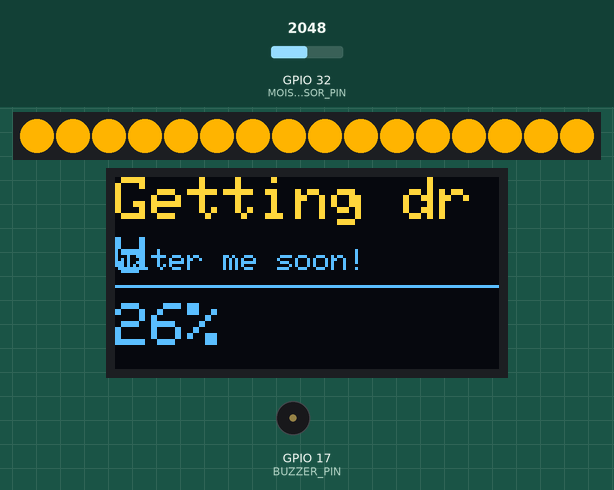
A program run on a simulated ESP32. Shown: 16 RGB LEDs in strip order, left to right, 128×64 one-colour display, buzzer (waves = sounding). Inputs (shaded band) come from the test bench; at power-on: GPIO 32 (MOISTURE_SENSOR_PIN) = 2048. The OLED is the two-colour kind (top 16 rows yellow); nothing arrives over Bluetooth unless stated; what the program prints to the serial monitor is not drawn.

Above: at 3.2 s.
3.3 s: GPIO 32 (MOISTURE_SENSOR_PIN) set to 2100
At 4.8 s:
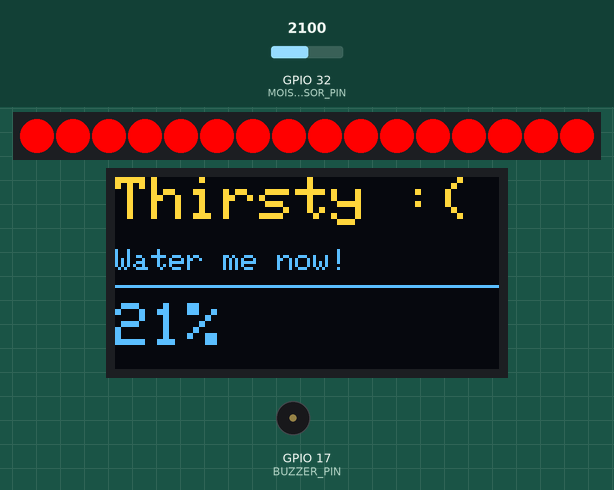
6.3 s: GPIO 32 (MOISTURE_SENSOR_PIN) set to 1228
At 7.6 s:
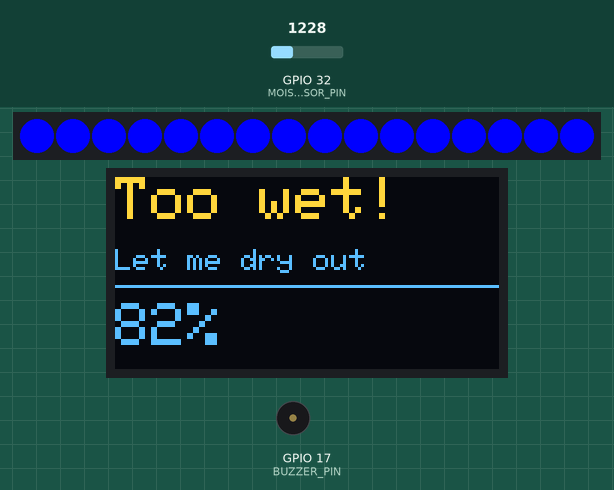
9.3 s: GPIO 32 (MOISTURE_SENSOR_PIN) set to 491
At 11.6 s:
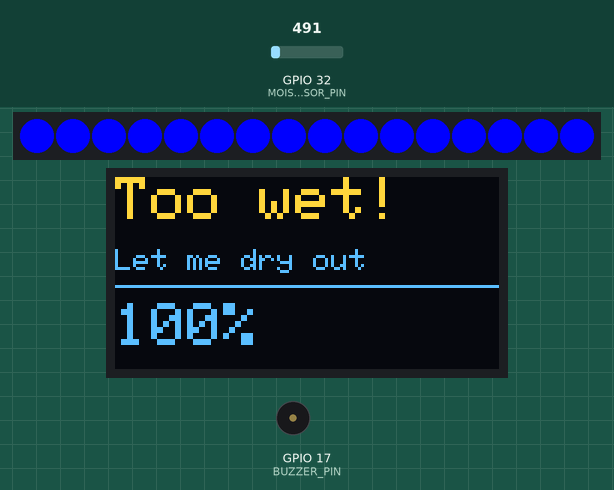
11.9 s: GPIO 32 (MOISTURE_SENSOR_PIN) set to 1345
At 13.3 s:
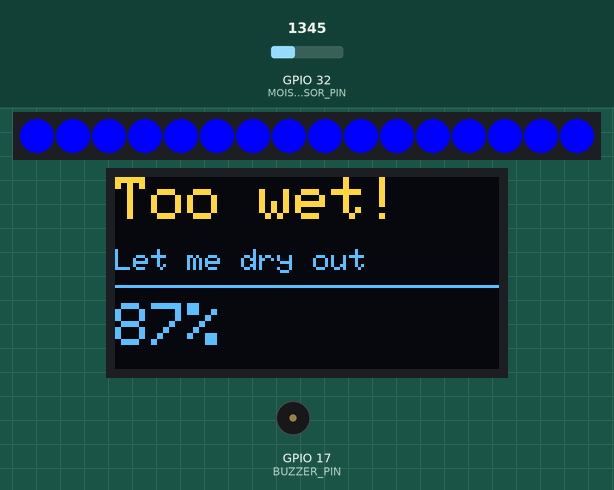
13.9 s: GPIO 32 (MOISTURE_SENSOR_PIN) set to 1459
At 14.9 s:
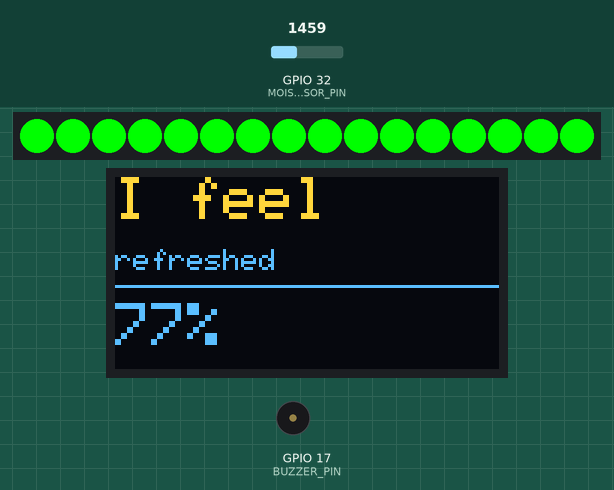
15.9 s: GPIO 32 (MOISTURE_SENSOR_PIN) set to 1731
At 17.6 s:
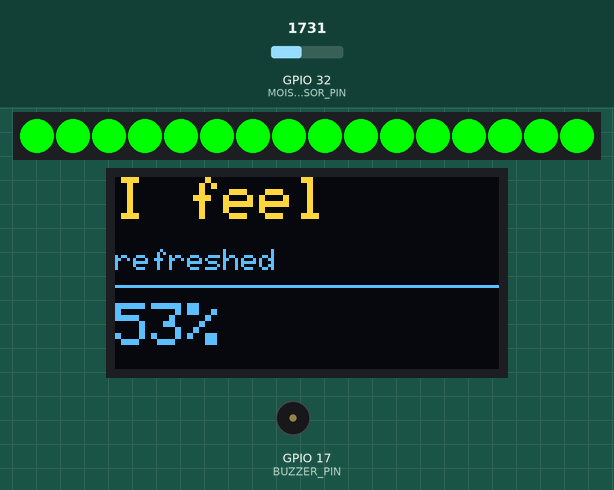
17.9 s: GPIO 32 (MOISTURE_SENSOR_PIN) set to 1813
Timing chart, 0 to 20.9 s (numbered marks = the images above; inputs shaded):
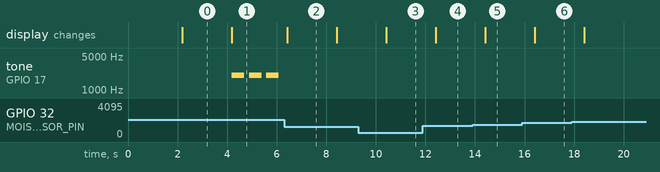

Measured:
- the behaviour switches between 2049 and 2050 on GPIO 32 (MOISTURE_SENSOR_PIN) (found by bisection; images 0 and 1)
- the behaviour switches between 1418 and 1419 on GPIO 32 (MOISTURE_SENSOR_PIN) (found by bisection; images 4 and 5)
- after the input at 3.3 s, tone on GPIO 17 (BUZZER_PIN): alternates 2000 Hz for 0.50 s and silent for 0.20 s, starting after 0.89 s; the display: changes after 0.89 s (image 1)
- after the input at 6.3 s, the display: changes after 0.12 s (image 2)
- after the input at 9.3 s, the display: changes after 1.1 s (image 3)
- after the input at 11.9 s, the display: changes after 0.52 s (image 4)
- after the input at 13.9 s, the display: changes after 0.52 s (image 5)
- after the input at 15.9 s, the display: changes after 0.52 s (image 6)

The program:

main.cpp
```cpp
#include <Arduino.h>
#include "bluetooth.h"
#include "buzzer.h"

#include <Wire.h>
#include <Adafruit_GFX.h>
#include <Adafruit_SSD1306.h>
#include <Adafruit_NeoPixel.h>

// OLED screen setup
#define SCREEN_WIDTH 128
#define SCREEN_HEIGHT 64
Adafruit_SSD1306 display(SCREEN_WIDTH, SCREEN_HEIGHT, &Wire, -1);

// Soil moisture sensor analog pin
// On the Maker Board, this corresponds to 32 / A4.
const int MOISTURE_SENSOR_PIN = 32;

// NeoPixel ring setup
const int NEOPIXEL_PIN = 25;   // Maker Board NeoPixel connector
const int NUM_PIXELS = 16;     // Change if your ring has a different number of LEDs
Adafruit_NeoPixel pixels(NUM_PIXELS, NEOPIXEL_PIN, NEO_GRB + NEO_KHZ800);

// Calibration values
int dryValue = 2348;
int wetValue = 1200;

// Timing
// Sensor will be read every 2 seconds
const unsigned long READ_INTERVAL = 2000;
unsigned long lastReadTime = 0;

int lastMoistureBand = -1;

// Function declarations
int moistureToPercent(int rawValue);
int readMoisturePercent();
void showMoistureStatus(int moisturePercent);
void setRingColor(uint8_t red, uint8_t green, uint8_t blue);
void updateScreen(int moisturePercent, String line1, String line2);

void setup() {
  Serial.begin(115200);

  // Start buzzer
  setupBuzzer();

  // Start NeoPixel ring
  pixels.begin();
  pixels.clear();
  pixels.show();

  // Start OLED screen
  if (!display.begin(SSD1306_SWITCHCAPVCC, 0x3C)) {
    Serial.println("Screen not found!");
    while (true);
  }

  // Start Bluetooth
  beginBluetooth();

  // Welcome message
  display.clearDisplay();
  display.setTextSize(2);
  display.setTextColor(WHITE);
  display.setCursor(10, 10);
  display.println("Smart");
  display.setCursor(10, 35);
  display.println("Plant :)");
  display.display();

  delay(2000);

  Serial.println("Smart Plant Monitor started.");
}

void loop() {
  unsigned long currentTime = millis();

  if (currentTime - lastReadTime >= READ_INTERVAL) {
    lastReadTime = currentTime;

    int moisturePercent = readMoisturePercent();

    Serial.print("Moisture percentage: ");
    Serial.print(moisturePercent);
    Serial.println("%");

    showMoistureStatus(moisturePercent);

    // Faith's Bluetooth helper sends connection message and timed updates
    sendStatusUpdate(moisturePercent, currentTime);
  }
}

int readMoisturePercent() {
  long total = 0;
  const int samples = 10;

  for (int i = 0; i < samples; i++) {
    total += analogRead(MOISTURE_SENSOR_PIN);
    delay(10);
  }

  int rawValue = total / samples;

  Serial.print("Raw moisture value: ");
  Serial.println(rawValue);

  return moistureToPercent(rawValue);
}

int moistureToPercent(int rawValue) {
  int moisturePercent = map(rawValue, dryValue, wetValue, 0, 100);
  moisturePercent = constrain(moisturePercent, 0, 100);

  return moisturePercent;
}

void showMoistureStatus(int moisturePercent) {
  int moistureBand;

  if (moisturePercent <= 25) {
    moistureBand = 0; // RED - critically dry

    setRingColor(255, 0, 0);
    Serial.println("Status: RED - Plant needs water urgently.");

    updateScreen(moisturePercent, "Thirsty :(", "Water me now!");
  }
  else if (moisturePercent <= 50) {
    moistureBand = 1; // YELLOW - getting dry

    setRingColor(255, 180, 0);
    Serial.println("Status: YELLOW - Plant needs water soon.");

    updateScreen(moisturePercent, "Getting dry", "Water me soon!");
  }
  else if (moisturePercent <= 80) {
    moistureBand = 2; // GREEN - healthy

    setRingColor(0, 255, 0);
    Serial.println("Status: GREEN - Plant has enough water.");

    updateScreen(moisturePercent, "I feel", "refreshed");
  }
  else {
    moistureBand = 3; // BLUE - overwatered

    setRingColor(0, 0, 255);
    Serial.println("Status: BLUE - Plant has too much water.");

    updateScreen(moisturePercent, "Too wet!", "Let me dry out");
  }

  if (moistureBand != lastMoistureBand) {
    sendStatusChangeAlert(moistureBand, moisturePercent);
    lastMoistureBand = moistureBand;
  }

  // Buzzer beeps only when moistureBand is 0 / red zone
  updateBuzzer(moistureBand);
}

void setRingColor(uint8_t red, uint8_t green, uint8_t blue) {
  for (int i = 0; i < NUM_PIXELS; i++) {
    pixels.setPixelColor(i, pixels.Color(red, green, blue));
  }

  pixels.show();
}

void updateScreen(int moisturePercent, String line1, String line2) {
  display.clearDisplay();

  display.setTextSize(2);
  display.setTextColor(WHITE);
  display.setCursor(0, 0);
  display.println(line1);

  display.setTextSize(1);
  display.setCursor(0, 24);
  display.println(line2);

  display.drawLine(0, 36, 128, 36, WHITE);

  display.setTextSize(2);
  display.setCursor(0, 42);
  display.print(moisturePercent);
  display.println("%");

  display.display();
}
```

bluetooth.h
```cpp
#ifndef BLUETOOTH_NOTIFICATIONS_H
#define BLUETOOTH_NOTIFICATIONS_H

void beginBluetooth();
void sendRedZoneAlert();
void sendStatusUpdate(int moisturePercent, unsigned long currentTime);
void sendStatusChangeAlert(int moistureBand, int moisturePercent);

#endif
```

bluetooth_notifications.cpp
```cpp
#include <BluetoothSerial.h>
#include "bluetooth.h"

BluetoothSerial SerialBT;

const unsigned long STATUS_INTERVAL = 15UL * 60UL * 1000UL;
unsigned long lastStatusTime = 0;
bool wasConnected = false;

void beginBluetooth() {
    SerialBT.begin("PlantMonitor");
}

void sendRedZoneAlert() {
    if (SerialBT.hasClient()) {
        SerialBT.println("ALERT: Plant needs water urgently!");
    }
}

void sendStatusUpdate(int moisturePercent, unsigned long currentTime) {
    bool isConnected = SerialBT.hasClient();

    if (isConnected && !wasConnected) {
        SerialBT.println("Connected to PlantMonitor.");
        SerialBT.print("Current moisture level: ");
        SerialBT.print(moisturePercent);
        SerialBT.println("%");

        lastStatusTime = currentTime;
    }

    if (isConnected && currentTime - lastStatusTime >= STATUS_INTERVAL) {
        lastStatusTime = currentTime;

        SerialBT.print("Status update: Moisture is ");
        SerialBT.print(moisturePercent);
        SerialBT.println("%");
    }
    wasConnected = isConnected;
}

void sendStatusChangeAlert(int moistureBand, int moisturePercent) {
  if (!SerialBT.hasClient()) {
    return;
  }

  SerialBT.print("Plant status changed: ");

  if (moistureBand == 0) {
    SerialBT.print("RED - Plant needs water urgently. ");
  }
  else if (moistureBand == 1) {
    SerialBT.print("YELLOW - Plant needs water soon. ");
  }
  else if (moistureBand == 2) {
    SerialBT.print("GREEN - Plant has enough water. ");
  }
  else if (moistureBand == 3) {
    SerialBT.print("BLUE - Plant has too much water. ");
  }

  SerialBT.print("Moisture: ");
  SerialBT.print(moisturePercent);
  SerialBT.println("%");
}
```

buzzer.cpp
```cpp
#include <Arduino.h>
#include "buzzer.h"

// Pin Definition
const int BUZZER_PIN = 17;

// Timing
const unsigned long BEEP_INTERVAL = 3600000UL;
const int BEEP_DURATION_MS = 500;
const int NUM_BEEPS = 3;
const int BEEP_GAP_MS = 200;

// State Tracking
unsigned long lastBuzzerTime = 0;
bool buzzerArmed = false;

void setupBuzzer() {
  pinMode(BUZZER_PIN, OUTPUT);
  noTone(BUZZER_PIN); // clean start
}

void playAlertBeeps() {
  for (int i = 0; i < NUM_BEEPS; i++) {
    tone(BUZZER_PIN, 2000, BEEP_DURATION_MS); // 2000Hz = clear urgent beep
    delay(BEEP_DURATION_MS + BEEP_GAP_MS);    // wait for tone to finish + gap
  }
  noTone(BUZZER_PIN); // stop cleanly after beeps
}

void updateBuzzer(int moistureBand) {
  if (moistureBand == 0) {
    if (!buzzerArmed) {
      buzzerArmed = true;
      lastBuzzerTime = millis() - BEEP_INTERVAL; // fire immediately first time
    }
    unsigned long now = millis();
    if (now - lastBuzzerTime >= BEEP_INTERVAL) {
      playAlertBeeps();
      lastBuzzerTime = now;
      Serial.println("BUZZER: Dry alert fired.");
    }
  } else {
    if (buzzerArmed) {
      buzzerArmed = false;
      noTone(BUZZER_PIN); // safety stop
      Serial.println("BUZZER: Disarmed — plant watered.");
    }
  }
}
```

buzzer.h
```cpp
#ifndef BUZZER_H
#define BUZZER_H

void setupBuzzer();
void playAlertBeeps();
void updateBuzzer(int moistureBand);

#endif
```
